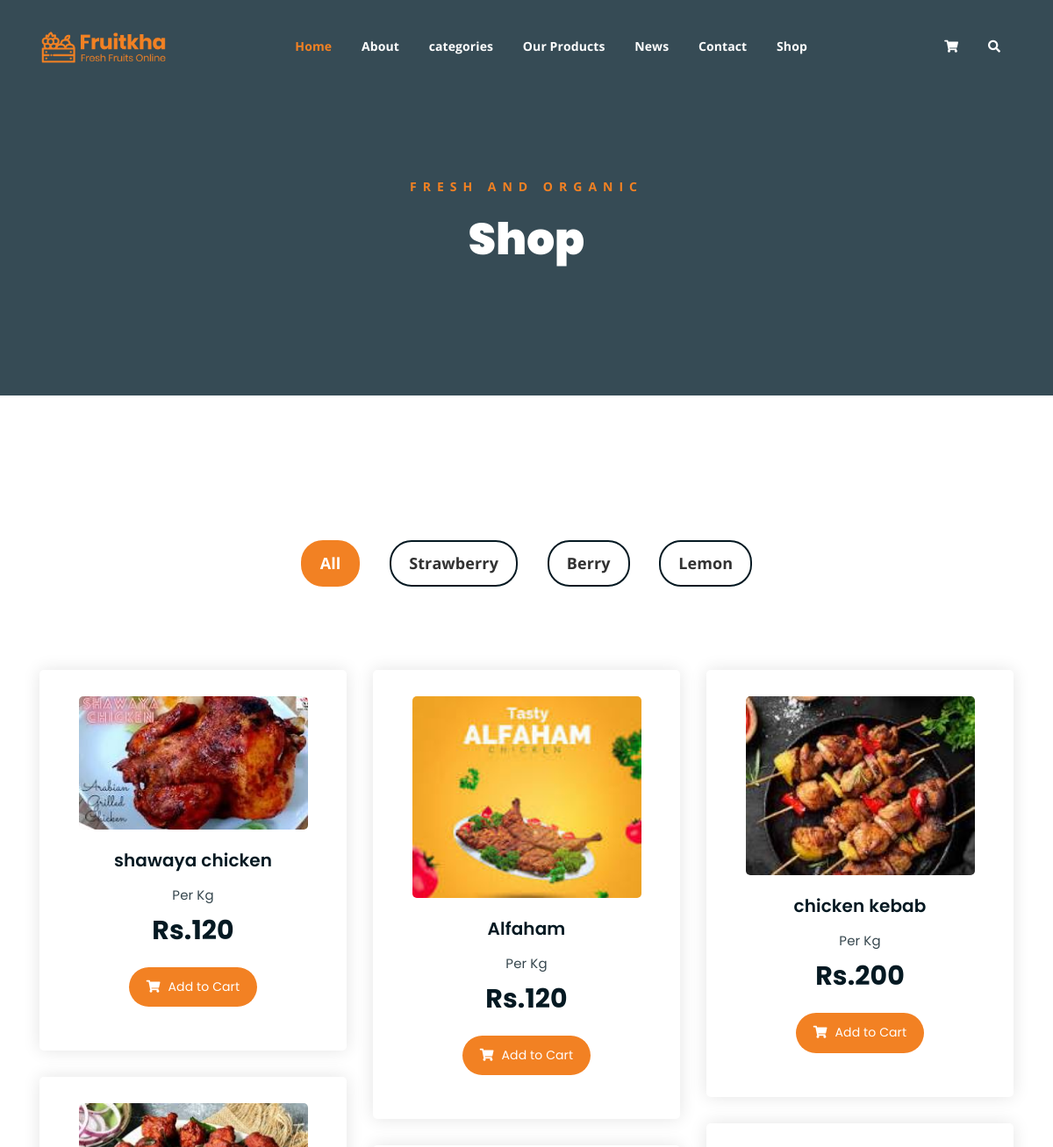
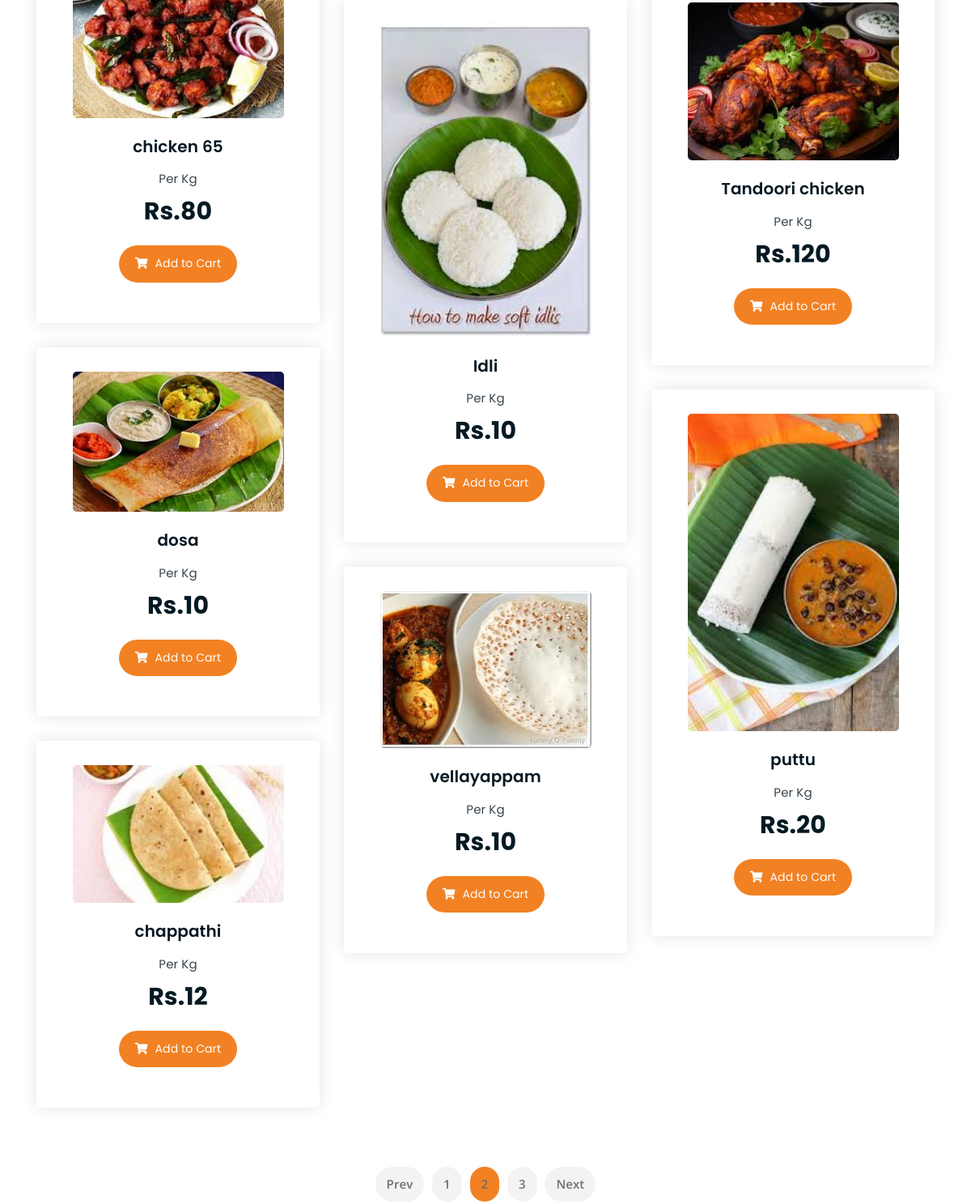
Screenshot of /arabianproject/ourproducts/ with the database file from the repository (2 pictures, top to bottom).
### arabapp/models.py (models this page shows)
class productdb(models.Model):
    category = models.CharField(max_length=100,null=True,blank=True)
    productname = models.CharField(max_length=100,null=True,blank=True)
    price = models.IntegerField(null=True,blank=True)
    description = models.CharField(max_length=100,null=True,blank=True)
    productimage = models.ImageField(upload_to="productimages",null=True,blank=True)

### webapp/views.py (the view)
# urls.py: path('ourproducts/',views.ourproducts,name="ourproducts"),
def ourproducts(request):
    pro = productdb.objects.all()
    cat = categorydb.objects.all()
    return render(request,"ourproducts.html",{'pro':pro,'cat':cat})

### webapp/templates/ourproducts.html (shortened to what this page needs)
<!DOCTYPE html>
<html lang="en">
{% load static %}
<head>
	<link rel="stylesheet" href="{% static 'assets/css/all.min.css' %}">
	<link rel="stylesheet" href="{% static 'assets/bootstrap/css/bootstrap.min.css' %}">
	<link rel="stylesheet" href="{% static 'assets/css/owl.carousel.css' %}">
	<link rel="stylesheet" href="{% static 'assets/css/magnific-popup.css' %}">
	<link rel="stylesheet" href="{% static 'assets/css/animate.css' %}">
	<link rel="stylesheet" href="{% static 'assets/css/meanmenu.min.css' %}">
	<link rel="stylesheet" href="{% static 'assets/css/main.css' %}">
	<link rel="stylesheet" href="{% static 'assets/css/responsive.css' %}">
</head>
<body>
	<div class="top-header-area" id="sticker">
		<div class="container">
			<div class="row">
				<div class="col-lg-12 col-sm-12 text-center">
					<div class="main-menu-wrap">
						<div class="site-logo">
							<a href="index.html">
								<img src="{% static 'assets/img/logo.png' %}" alt="">
							</a>
						</div>
						<nav class="main-menu">
							<ul>
								<li class="current-list-item"><a href="#">Home</a>
								</li>
								<li><a href="{% url 'about' %}">About</a></li>
								<li><a href="#">categories</a>
								</li>
								<li><a href="{% url 'ourproducts' %}">Our Products</a></li>
								<li><a href="news.html">News</a>
								</li>
								<li><a href="{% url 'contact' %}">Contact</a></li>
								<li><a href="shop.html">Shop</a>
								</li>
								<li>
									<div class="header-icons">
										<a class="shopping-cart" href="cart.html"><i class="fas fa-shopping-cart"></i></a>
										<a class="mobile-hide search-bar-icon" href="#"><i class="fas fa-search"></i></a>
									</div>
								</li>
							</ul>
						</nav>
					</div>
				</div>
			</div>
		</div>
	</div>
	<div class="breadcrumb-section breadcrumb-bg">
		<div class="container">
			<div class="row">
				<div class="col-lg-8 offset-lg-2 text-center">
					<div class="breadcrumb-text">
						<p>Fresh and Organic</p>
						<h1>Shop</h1>
					</div>
				</div>
			</div>
		</div>
	</div>
	<div class="product-section mt-150 mb-150">
		<div class="container">
			<div class="row">
                <div class="col-md-12">
                    <div class="product-filters">
                        <ul>
                            <li class="active" data-filter="*">All</li>
                            <li data-filter=".strawberry">Strawberry</li>
                            <li data-filter=".berry">Berry</li>
                            <li data-filter=".lemon">Lemon</li>
                        </ul>
                    </div>
                </div>
            </div>
			<div class="row product-lists">
				{% for i in pro %}
				<div class="col-lg-4 col-md-6 text-center strawberry">
					<div class="single-product-item">
						<div class="product-image">
							<a href="single-product.html"><img src="{{i.productimage.url}}" alt=""></a>
						</div>
						<h3>{{i.productname}}</h3>
						<p class="product-price"><span>Per Kg</span> Rs.{{i.price}} </p>
						<a href="cart.html" class="cart-btn"><i class="fas fa-shopping-cart"></i> Add to Cart</a>
					</div>
				</div>
				{% endfor %}
			</div>
			<div class="row">
				<div class="col-lg-12 text-center">
					<div class="pagination-wrap">
						<ul>
							<li><a href="#">Prev</a></li>
							<li><a href="#">1</a></li>
							<li><a class="active" href="#">2</a></li>
							<li><a href="#">3</a></li>
							<li><a href="#">Next</a></li>
						</ul>
					</div>
				</div>
			</div>
		</div>
	</div>
</body>
</html>

### rows the page displays
productdb: productimage (picture), productname "shawaya chicken", price "120"
productdb: productimage (picture), productname "Alfaham", price "120"
productdb: productimage (picture), productname "chicken kebab", price "200"
productdb: productimage (picture), productname "chicken 65", price "80"
productdb: productimage (picture), productname "Tandoori chicken", price "120"
productdb: productimage (picture), productname "Idli", price "10"
productdb: productimage (picture), productname "dosa", price "10"
productdb: productimage (picture), productname "puttu", price "20"
productdb: productimage (picture), productname "vellayappam", price "10"
productdb: productimage (picture), productname "chappathi", price "12"
